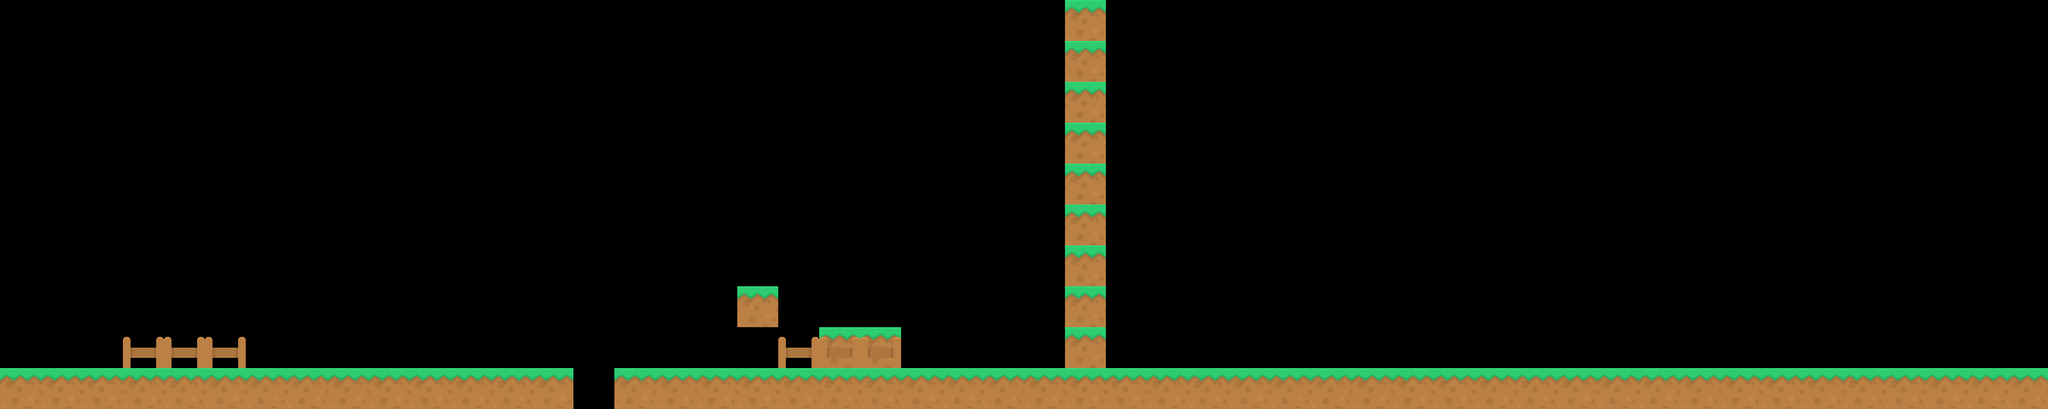

This game map was drawn from its Tiled (.tmx) file and the tilesets committed beside it. A one-line description and the trimmed map source follow:
An orthogonal 50x10 tile map with 64x64 px tiles, 2 tile layers (Platforms, derriere) and 9 objects (checkPoint_2, checkPoints_1, checkPoint_3, checkPoint_4).

<map version="1.4" tiledversion="1.4.3" orientation="orthogonal" renderorder="right-down" width="50" height="10" tilewidth="64" tileheight="64" infinite="0" nextlayerid="17" nextobjectid="32">
 <editorsettings>
  <export target="level1_V007.json" format="json" />
 </editorsettings>
 <tileset firstgid="1" name="kenny_simple_platformer" tilewidth="64" tileheight="64" tilecount="98" columns="14">
  <image source="../tilesets/platformPack_tilesheet.png" width="896" height="448" />
  <tile id="0">
   <properties>
    <property name="collides" type="bool" value="true" />
    <property name="footstep_sound_sand" type="bool" value="false" />
   </properties>
  </tile>
  <tile id="1">
   <properties>
    <property name="collides" type="bool" value="true" />
    <property name="sound_footstep_sand" type="bool" value="true" />
   </properties>
  </tile>
  <tile id="2">
   <properties>
    <property name="collides" type="bool" value="true" />
    <property name="footstep_sound_sand" type="bool" value="false" />
   </properties>
  </tile>
  <tile id="3">
   <properties>
    <property name="collides" type="bool" value="true" />
    <property name="footstep_sound_sand" type="bool" value="false" />
   </properties>
  </tile>
  <tile id="4">
   <properties>
    <property name="collides" type="bool" value="false" />
    <property name="footstep_sound_sand" type="bool" value="false" />
   </properties>
  </tile>
  <tile id="5">
   <properties>
    <property name="collides" type="bool" value="false" />
    <property name="footstep_sound_sand" type="bool" value="false" />
   </properties>
  </tile>
  <tile id="6">
   <properties>
    <property name="collides" type="bool" value="false" />
    <property name="footstep_sound_sand" type="bool" value="false" />
   </properties>
  </tile>
  <tile id="7">
   <properties>
    <property name="collides" type="bool" value="false" />
    <property name="footstep_sound_sand" type="bool" value="false" />
   </properties>
  </tile>
  <tile id="8">
   <properties>
    <property name="collides" type="bool" value="false" />
    <property name="footstep_sound_sand" type="bool" value="false" />
   </properties>
  </tile>
  <tile id="9">
   <properties>
    <property name="collides" type="bool" value="false" />
    <property name="footstep_sound_sand" type="bool" value="false" />
   </properties>
  </tile>
  <tile id="10">
   <properties>
    <property name="collides" type="bool" value="false" />
    <property name="footstep_sound_sand" type="bool" value="false" />
   </properties>
  </tile>
  <tile id="11">
   <properties>
    <property name="collides" type="bool" value="false" />
    <property name="footstep_sound_sand" type="bool" value="false" />
   </properties>
  </tile>
  <tile id="12">
   <properties>
    <property name="collides" type="bool" value="false" />
    <property name="footstep_sound_sand" type="bool" value="false" />
   </properties>
  </tile>
  <tile id="13">
   <properties>
    <property name="collides" type="bool" value="false" />
    <property name="footstep_sound_sand" type="bool" value="false" />
   </properties>
  </tile>
  <tile id="14">
   <properties>
    <property name="collides" type="bool" value="true" />
    <property name="footstep_sound_sand" type="bool" value="false" />
   </properties>
  </tile>
  <tile id="15">
   <properties>
    <property name="collides" type="bool" value="true" />
    <property name="sound_footstep_sand" type="bool" value="true" />
   </properties>
  </tile>
  <tile id="16">
   <properties>
    <property name="collides" type="bool" value="true" />
    <property name="footstep_sound_sand" type="bool" value="false" />
   </properties>
  </tile>
  <tile id="17">
   <properties>
    <property name="collides" type="bool" value="true" />
    <property name="footstep_sound_sand" type="bool" value="false" />
   </properties>
  </tile>
  <tile id="18">
   <properties>
    <property name="collides" type="bool" value="false" />
    <property name="footstep_sound_sand" type="bool" value="false" />
   </properties>
  </tile>
  <tile id="19">
   <properties>
    <property name="collides" type="bool" value="false" />
    <property name="footstep_sound_sand" type="bool" value="false" />
   </properties>
  </tile>
  <tile id="20">
   <properties>
    <property name="collides" type="bool" value="false" />
    <property name="footstep_sound_sand" type="bool" value="false" />
   </properties>
  </tile>
  <tile id="21">
   <properties>
    <property name="collides" type="bool" value="false" />
    <property name="footstep_sound_sand" type="bool" value="false" />
   </properties>
  </tile>
  <tile id="22">
   <properties>
    <property name="collides" type="bool" value="false" />
    <property name="footstep_sound_sand" type="bool" value="false" />
   </properties>
  </tile>
  <tile id="23">
   <properties>
    <property name="collides" type="bool" value="false" />
    <property name="footstep_sound_sand" type="bool" value="false" />
   </properties>
  </tile>
  <tile id="24">
   <properties>
    <property name="collides" type="bool" value="false" />
    <property name="footstep_sound_sand" type="bool" value="false" />
   </properties>
  </tile>
  <tile id="25">
   <properties>
    <property name="collides" type="bool" value="false" />
    <property name="footstep_sound_sand" type="bool" value="false" />
   </properties>
  </tile>
  <tile id="26">
   <properties>
    <property name="collides" type="bool" value="false" />
    <property name="footstep_sound_sand" type="bool" value="false" />
   </properties>
  </tile>
  <tile id="27">
   <properties>
    <property name="collides" type="bool" value="false" />
    <property name="footstep_sound_sand" type="bool" value="false" />
   </properties>
  </tile>
  <tile id="28">
   <properties>
    <property name="collides" type="bool" value="true" />
    <property name="footstep_sound_sand" type="bool" value="false" />
   </properties>
  </tile>
  <tile id="29">
   <properties>
    <property name="collides" type="bool" value="true" />
    <property name="sound_footstep_sand" type="bool" value="true" />
   </properties>
  </tile>
  <tile id="30">
   <properties>
    <property name="collides" type="bool" value="true" />
    <property name="footstep_sound_sand" type="bool" value="false" />
   </properties>
  </tile>
  <tile id="31">
   <properties>
    <property name="collides" type="bool" value="false" />
    <property name="footstep_sound_sand" type="bool" value="false" />
   </properties>
  </tile>
  <tile id="32">
   <properties>
    <property name="collides" type="bool" value="false" />
    <property name="footstep_sound_sand" type="bool" value="false" />
   </properties>
  </tile>
  <tile id="33">
   <properties>
    <property name="collides" type="bool" value="false" />
    <property name="footstep_sound_sand" type="bool" value="false" />
   </properties>
  </tile>
  <tile id="34">
   <properties>
    <property name="collides" type="bool" value="false" />
    <property name="footstep_sound_sand" type="bool" value="false" />
   </properties>
  </tile>
  <tile id="35">
   <properties>
    <property name="collides" type="bool" value="false" />
    <property name="footstep_sound_sand" type="bool" value="false" />
   </properties>
  </tile>
  <tile id="36">
   <properties>
    <property name="collides" type="bool" value="false" />
    <property name="footstep_sound_sand" type="bool" value="false" />
   </properties>
  </tile>
  <tile id="37">
   <properties>
    <property name="collides" type="bool" value="false" />
    <property name="footstep_sound_sand" type="bool" value="false" />
   </properties>
  </tile>
  <tile id="38">
   <properties>
    <property name="collides" type="bool" value="false" />
    <property name="footstep_sound_sand" type="bool" value="false" />
   </properties>
  </tile>
  <tile id="39">
   <properties>
    <property name="collides" type="bool" value="false" />
    <property name="footstep_sound_sand" type="bool" value="false" />
   </properties>
  </tile>
  <tile id="40">
   <properties>
    <property name="collides" type="bool" value="false" />
    <property name="footstep_sound_sand" type="bool" value="false" />
   </properties>
  </tile>
  <tile id="41">
   <properties>
    <property name="collides" type="bool" value="false" />
    <property name="footstep_sound_sand" type="bool" value="false" />
   </properties>
  </tile>
  <tile id="42">
   <properties>
    <property name="collides" type="bool" value="true" />
    <property name="footstep_sound_sand" type="bool" value="false" />
   </properties>
  </tile>
  <tile id="43">
   <properties>
    <property name="collides" type="bool" value="true" />
    <property name="sound_footstep_sand" type="bool" value="true" />
   </properties>
  </tile>
  <tile id="44">
   <properties>
    <property name="collides" type="bool" value="true" />
    <property name="footstep_sound_sand" type="bool" value="false" />
   </properties>
  </tile>
  <tile id="45">
   <properties>
    <property name="collides" type="bool" value="false" />
    <property name="footstep_sound_sand" type="bool" value="false" />
   </properties>
  </tile>
  <tile id="46">
   <properties>
    <property name="collides" type="bool" value="false" />
    <property name="footstep_sound_sand" type="bool" value="false" />
   </properties>
  </tile>
  <tile id="47">
   <properties>
    <property name="collides" type="bool" value="false" />
    <property name="footstep_sound_sand" type="bool" value="false" />
   </properties>
  </tile>
  <tile id="48">
   <properties>
    <property name="collides" type="bool" value="false" />
    <property name="footstep_sound_sand" type="bool" value="false" />
   </properties>
  </tile>
  <tile id="49">
   <properties>
    <property name="collides" type="bool" value="false" />
    <property name="footstep_sound_sand" type="bool" value="false" />
   </properties>
  </tile>
  <tile id="50">
   <properties>
    <property name="collides" type="bool" value="false" />
    <property name="footstep_sound_sand" type="bool" value="false" />
   </properties>
  </tile>
  <tile id="51">
   <properties>
    <property name="collides" type="bool" value="false" />
    <property name="footstep_sound_sand" type="bool" value="false" />
   </properties>
  </tile>
  <tile id="52">
   <properties>
    <property name="collides" type="bool" value="false" />
    <property name="footstep_sound_sand" type="bool" value="false" />
   </properties>
  </tile>
  <tile id="53">
   <properties>
    <property name="collides" type="bool" value="false" />
    <property name="footstep_sound_sand" type="bool" value="false" />
   </properties>
  </tile>
  <tile id="54">
   <properties>
    <property name="collides" type="bool" value="false" />
    <property name="footstep_sound_sand" type="bool" value="false" />
   </properties>
  </tile>
  <tile id="55">
   <properties>
    <property name="collides" type="bool" value="false" />
    <property name="footstep_sound_sand" type="bool" value="false" />
   </properties>
  </tile>
  <tile id="56">
   <properties>
    <property name="collides" type="bool" value="false" />
    <property name="footstep_sound_sand" type="bool" value="false" />
   </properties>
  </tile>
  <tile id="57">
   <properties>
    <property name="collides" type="bool" value="false" />
    <property name="footstep_sound_sand" type="bool" value="false" />
   </properties>
  </tile>
  <tile id="58">
   <properties>
    <property name="collides" type="bool" value="false" />
    <property name="footstep_sound_sand" type="bool" value="false" />
   </properties>
  </tile>
  <tile id="59">
   <properties>
    <property name="collides" type="bool" value="false" />
    <property name="footstep_sound_sand" type="bool" value="false" />
   </properties>
  </tile>
  <tile id="60">
   <properties>
    <property name="collides" type="bool" value="false" />
    <property name="footstep_sound_sand" type="bool" value="false" />
   </properties>
  </tile>
  <tile id="61">
   <properties>
    <property name="collides" type="bool" value="false" />
    <property name="footstep_sound_sand" type="bool" value="false" />
   </properties>
  </tile>
  <tile id="62">
   <properties>
    <property name="collides" type="bool" value="false" />
    <property name="footstep_sound_sand" type="bool" value="false" />
   </properties>
  </tile>
  <tile id="63">
   <properties>
    <property name="collides" type="bool" value="false" />
    <property name="footstep_sound_sand" type="bool" value="false" />
   </properties>
  </tile>
  <tile id="64">
   <properties>
    <property name="collides" type="bool" value="false" />
    <property name="footstep_sound_sand" type="bool" value="false" />
   </properties>
  </tile>
  <tile id="65">
   <properties>
    <property name="collides" type="bool" value="false" />
    <property name="footstep_sound_sand" type="bool" value="false" />
   </properties>
  </tile>
  <tile id="66">
   <properties>
    <property name="collides" type="bool" value="false" />
    <property name="footstep_sound_sand" type="bool" value="false" />
   </properties>
  </tile>
  <tile id="67">
   <properties>
    <property name="collides" type="bool" value="false" />
    <property name="footstep_sound_sand" type="bool" value="false" />
   </properties>
  </tile>
  <tile id="68">
   <properties>
    <property name="collides" type="bool" value="false" />
    <property name="footstep_sound_sand" type="bool" value="false" />
   </properties>
  </tile>
  <tile id="69">
   <properties>
    <property name="collides" type="bool" value="false" />
    <property name="footstep_sound_sand" type="bool" value="false" />
   </properties>
  </tile>
  <tile id="70">
   <properties>
    <property name="collides" type="bool" value="false" />
    <property name="footstep_sound_sand" type="bool" value="false" />
   </properties>
  </tile>
  <tile id="71">
   <properties>
    <property name="collides" type="bool" value="false" />
    <property name="footstep_sound_sand" type="bool" value="false" />
   </properties>
  </tile>
  <tile id="72">
   <properties>
    <property name="collides" type="bool" value="false" />
    <property name="footstep_sound_sand" type="bool" value="false" />
   </properties>
  </tile>
  <tile id="73">
   <properties>
    <property name="collides" type="bool" value="false" />
    <property name="footstep_sound_sand" type="bool" value="false" />
   </properties>
  </tile>
  <tile id="74">
   <properties>
    <property name="collides" type="bool" value="false" />
    <property name="footstep_sound_sand" type="bool" value="false" />
   </properties>
  </tile>
  <tile id="75">
   <properties>
    <property name="collides" type="bool" value="false" />
    <property name="footstep_sound_sand" type="bool" value="false" />
   </properties>
  </tile>
  <tile id="76">
   <properties>
    <property name="collides" type="bool" value="false" />
    <property name="footstep_sound_sand" type="bool" value="false" />
   </properties>
  </tile>
  <tile id="77">
   <properties>
    <property name="collides" type="bool" value="false" />
    <property name="footstep_sound_sand" type="bool" value="false" />
   </properties>
  </tile>
  <tile id="78">
   <properties>
    <property name="collides" type="bool" value="false" />
    <property name="footstep_sound_sand" type="bool" value="false" />
   </properties>
  </tile>
  <tile id="79">
   <properties>
    <property name="collides" type="bool" value="false" />
    <property name="footstep_sound_sand" type="bool" value="false" />
   </properties>
  </tile>
  <tile id="80">
   <properties>
    <property name="collides" type="bool" value="false" />
    <property name="footstep_sound_sand" type="bool" value="false" />
   </properties>
  </tile>
  <tile id="81">
   <properties>
    <property name="collides" type="bool" value="false" />
    <property name="footstep_sound_sand" type="bool" value="false" />
   </properties>
  </tile>
  <tile id="82">
   <properties>
    <property name="collides" type="bool" value="false" />
    <property name="footstep_sound_sand" type="bool" value="false" />
   </properties>
  </tile>
  <tile id="83">
   <properties>
    <property name="collides" type="bool" value="false" />
    <property name="footstep_sound_sand" type="bool" value="false" />
   </properties>
  </tile>
  <tile id="84">
   <properties>
    <property name="collides" type="bool" value="false" />
    <property name="footstep_sound_sand" type="bool" value="false" />
   </properties>
  </tile>
  <tile id="85">
   <properties>
    <property name="collides" type="bool" value="false" />
    <property name="footstep_sound_sand" type="bool" value="false" />
   </properties>
  </tile>
  <tile id="86">
   <properties>
    <property name="collides" type="bool" value="false" />
    <property name="footstep_sound_sand" type="bool" value="false" />
   </properties>
  </tile>
  <tile id="87">
   <properties>
    <property name="collides" type="bool" value="false" />
    <property name="footstep_sound_sand" type="bool" value="false" />
   </properties>
  </tile>
  <tile id="88">
   <properties>
    <property name="collides" type="bool" value="false" />
    <property name="footstep_sound_sand" type="bool" value="false" />
   </properties>
  </tile>
  <tile id="89">
   <properties>
    <property name="collides" type="bool" value="false" />
    <property name="footstep_sound_sand" type="bool" value="false" />
   </properties>
  </tile>
  <tile id="90">
   <properties>
    <property name="collides" type="bool" value="false" />
    <property name="footstep_sound_sand" type="bool" value="false" />
   </properties>
  </tile>
  <tile id="91">
   <properties>
    <property name="collides" type="bool" value="false" />
    <property name="footstep_sound_sand" type="bool" value="false" />
   </properties>
  </tile>
  <tile id="92">
   <properties>
    <property name="collides" type="bool" value="false" />
    <property name="footstep_sound_sand" type="bool" value="false" />
   </properties>
  </tile>
  <tile id="93">
   <properties>
    <property name="collides" type="bool" value="false" />
    <property name="footstep_sound_sand" type="bool" value="false" />
   </properties>
  </tile>
  <tile id="94">
   <properties>
    <property name="collides" type="bool" value="false" />
    <property name="footstep_sound_sand" type="bool" value="false" />
   </properties>
  </tile>
  <tile id="95">
   <properties>
    <property name="collides" type="bool" value="false" />
    <property name="footstep_sound_sand" type="bool" value="false" />
   </properties>
  </tile>
  <tile id="96">
   <properties>
    <property name="collides" type="bool" value="false" />
    <property name="footstep_sound_sand" type="bool" value="false" />
   </properties>
  </tile>
  <tile id="97">
   <properties>
    <property name="collides" type="bool" value="false" />
    <property name="footstep_sound_sand" type="bool" value="false" />
   </properties>
  </tile>
 </tileset>
 <objectgroup id="12" name="PlateformMouv">
  <object id="22" gid="15" x="1024" y="448" width="64" height="64" />
 </objectgroup>
 <layer id="1" name="Platforms" width="50" height="10">
  <data>[500 cells, 61 non-empty, 1 distinct tile ids]</data>
 </layer>
 <objectgroup id="4" name="stars">
  <object id="25" gid="18" x="1728" y="320" width="64" height="64" />
 </objectgroup>
 <objectgroup id="5" name="katanaMonsters">
  <object id="5" gid="72" x="704" y="448" width="64" height="64" />
 </objectgroup>
 <layer id="2" name="derriere" width="50" height="10">
  <data>[500 cells, 6 non-empty, 1 distinct tile ids]</data>
 </layer>
 <objectgroup id="3" name="flyingMonsters">
  <!-- 1 objects omitted --></objectgroup>
 <objectgroup id="7" name="checkPoints">
  <!-- 4 objects omitted --></objectgroup>
 <objectgroup id="8" name="tireurMonsters">
  <!-- 1 objects omitted --></objectgroup>
</map>
<!-- 6 of 9 objects omitted -->
